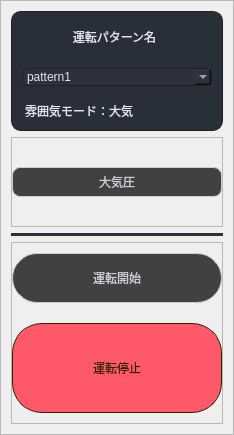
               <widget class="QWidget" name="page_AutoOperate">
                <layout class="QGridLayout" name="gridLayout_15">
                 <property name="leftMargin">
                  <number>0</number>
                 </property>
                 <property name="topMargin">
                  <number>0</number>
                 </property>
                 <property name="rightMargin">
                  <number>0</number>
                 </property>
                 <property name="bottomMargin">
                  <number>0</number>
                 </property>
                 <property name="spacing">
                  <number>0</number>
                 </property>
                 <item row="0" column="0" alignment="Qt::AlignBottom">
                  <widget class="QFrame" name="frame_8">
                   <property name="minimumSize">
                    <size>
                     <width>0</width>
                     <height>0</height>
                    </size>
                   </property>
                   <property name="frameShape">
                    <enum>QFrame::StyledPanel</enum>
                   </property>
                   <property name="frameShadow">
                    <enum>QFrame::Raised</enum>
                   </property>
                   <layout class="QGridLayout" name="gridLayout_16">
                    <property name="leftMargin">
                     <number>10</number>
                    </property>
                    <property name="topMargin">
                     <number>10</number>
                    </property>
                    <property name="rightMargin">
                     <number>10</number>
                    </property>
                    <property name="bottomMargin">
                     <number>10</number>
                    </property>
                    <property name="spacing">
                     <number>6</number>
                    </property>
                    <item row="0" column="0" alignment="Qt::AlignBottom">
                     <widget class="QFrame" name="frame_6">
                      <property name="minimumSize">
                       <size>
                        <width>0</width>
                        <height>120</height>
                       </size>
                      </property>
                      <property name="maximumSize">
                       <size>
                        <width>16777215</width>
                        <height>16777215</height>
                       </size>
                      </property>
                      <property name="styleSheet">
                       <string notr="true">background-color: rgb(41, 47, 56);
border-color: rgb(30, 34, 41);
border-width: 1px;
border-style: solid;
border-radius: 10px;</string>
                      </property>
                      <property name="frameShape">
                       <enum>QFrame::StyledPanel</enum>
                      </property>
                      <property name="frameShadow">
                       <enum>QFrame::Raised</enum>
                      </property>
                      <layout class="QVBoxLayout" name="verticalLayout_6">
                       <property name="leftMargin">
                        <number>10</number>
                       </property>
                       <property name="topMargin">
                        <number>10</number>
                       </property>
                       <property name="rightMargin">
                        <number>10</number>
                       </property>
                       <property name="bottomMargin">
                        <number>10</number>
                       </property>
                       <item alignment="Qt::AlignBottom">
                        <widget class="QLabel" name="label_16">
                         <property name="minimumSize">
                          <size>
                           <width>0</width>
                           <height>30</height>
                          </size>
                         </property>
                         <property name="maximumSize">
                          <size>
                           <width>16777215</width>
                           <height>30</height>
                          </size>
                         </property>
                         <property name="styleSheet">
                          <string notr="true">font: 20px &quot;游ゴシック&quot;;
color: rgb(225, 230, 241);
padding-right:5px;
border:none;

</string>
                         </property>
                         <property name="text">
                          <string>運転パターン名</string>
                         </property>
                         <property name="alignment">
                          <set>Qt::AlignCenter</set>
                         </property>
                        </widget>
                       </item>
                       <item alignment="Qt::AlignBottom">
                        <widget class="QComboBox" name="AutoMode_pattern_comboBox">
                         <property name="minimumSize">
                          <size>
                           <width>0</width>
                           <height>0</height>
                          </size>
                         </property>
                         <property name="maximumSize">
                          <size>
                           <width>16777215</width>
                           <height>16777215</height>
                          </size>
                         </property>
                         <property name="baseSize">
                          <size>
                           <width>0</width>
                           <height>30</height>
                          </size>
                         </property>
                         <property name="styleSheet">
                          <string notr="true">background-color: rgb(44, 49, 60);
font: 14px &quot;游ゴシック&quot;;
color: rgb(225, 230, 241);
border-width: 1px;
border-style: solid;
border-radius: 5px;</string>
                         </property>
                         <property name="currentIndex">
                          <number>0</number>
                         </property>
                         <item>
                          <property name="text">
                           <string>pattern1</string>
                          </property>
                         </item>
                         <item>
                          <property name="text">
                           <string>pattern2</string>
                          </property>
                         </item>
                        </widget>
                       </item>
                       <item alignment="Qt::AlignBottom">
                        <widget class="QLabel" name="label">
                         <property name="styleSheet">
                          <string notr="true">font: 18px &quot;游ゴシック&quot;;
color: rgb(225, 230, 241);
padding-right:5px;
border:None</string>
                         </property>
                         <property name="text">
                          <string>雰囲気モード：大気</string>
                         </property>
                        </widget>
                       </item>
                      </layout>
                     </widget>
                    </item>
                    <item row="2" column="0">
                     <widget class="QLabel" name="label_11">
                      <property name="minimumSize">
                       <size>
                        <width>0</width>
                        <height>3</height>
                       </size>
                      </property>
                      <property name="maximumSize">
                       <size>
                        <width>16777215</width>
                        <height>3</height>
                       </size>
                      </property>
                      <property name="styleSheet">
                       <string notr="true">background-color: rgb(44, 49, 60);
border:none;</string>
                      </property>
                      <property name="text">
                       <string/>
                      </property>
                     </widget>
                    </item>
                    <item row="1" column="0" alignment="Qt::AlignBottom">
                     <widget class="QFrame" name="frame_5">
                      <property name="minimumSize">
                       <size>
                        <width>0</width>
                        <height>90</height>
                       </size>
                      </property>
                      <property name="maximumSize">
                       <size>
                        <width>16777215</width>
                        <height>16777215</height>
                       </size>
                      </property>
                      <property name="styleSheet">
                       <string notr="true"/>
                      </property>
                      <property name="frameShape">
                       <enum>QFrame::StyledPanel</enum>
                      </property>
                      <property name="frameShadow">
                       <enum>QFrame::Raised</enum>
                      </property>
                      <layout class="QVBoxLayout" name="verticalLayout_5">
                       <property name="spacing">
                        <number>6</number>
                       </property>
                       <property name="leftMargin">
                        <number>0</number>
                       </property>
                       <property name="topMargin">
                        <number>10</number>
                       </property>
                       <property name="rightMargin">
                        <number>0</number>
                       </property>
                       <property name="bottomMargin">
                        <number>10</number>
                       </property>
                       <item alignment="Qt::AlignHCenter">
                        <widget class="QPushButton" name="gasFreeflow_pushButton">
                         <property name="minimumSize">
                          <size>
                           <width>210</width>
                           <height>30</height>
                          </size>
                         </property>
                         <property name="maximumSize">
                          <size>
                           <width>210</width>
                           <height>30</height>
                          </size>
                         </property>
                         <property name="tabletTracking">
                          <bool>false</bool>
                         </property>
                         <property name="styleSheet">
                          <string notr="true">QPushButton {
	color: rgb(202, 206, 216);
	font: 21px  &quot;游ゴシック&quot;;
	background-color: rgb(65, 65, 65);
	border-width: 1px;
	border-style: solid;
	border-radius: 8px;
}
QPushButton:checked{
	color: rgb(44, 36, 0);
	background-color: rgb(79, 159, 238);
}

QPushButton:hover {
	
	color: rgb(44, 36, 0);
	background-color: rgb(109, 182, 238);
}

QPushButton:pressed {
	color: rgb(44, 36, 0);
	background-color: rgb(69, 140, 207);
}</string>
                         </property>
                         <property name="text">
                          <string>大気圧</string>
                         </property>
                         <property name="checkable">
                          <bool>true</bool>
                         </property>
                        </widget>
                       </item>
                      </layout>
                     </widget>
                    </item>
                    <item row="3" column="0" alignment="Qt::AlignBottom">
                     <widget class="QFrame" name="frame_4">
                      <property name="minimumSize">
                       <size>
                        <width>0</width>
                        <height>0</height>
                       </size>
                      </property>
                      <property name="maximumSize">
                       <size>
                        <width>16777215</width>
                        <height>16777215</height>
                       </size>
                      </property>
                      <property name="layoutDirection">
                       <enum>Qt::LeftToRight</enum>
                      </property>
                      <property name="frameShape">
                       <enum>QFrame::StyledPanel</enum>
                      </property>
                      <property name="frameShadow">
                       <enum>QFrame::Raised</enum>
                      </property>
                      <layout class="QVBoxLayout" name="verticalLayout_7">
                       <property name="spacing">
                        <number>20</number>
                       </property>
                       <property name="leftMargin">
                        <number>0</number>
                       </property>
                       <property name="topMargin">
                        <number>10</number>
                       </property>
                       <property name="rightMargin">
                        <number>0</number>
                       </property>
                       <property name="bottomMargin">
                        <number>10</number>
                       </property>
                       <item>
                        <widget class="QPushButton" name="autostart_pushButton">
                         <property name="minimumSize">
                          <size>
                           <width>210</width>
                           <height>50</height>
                          </size>
                         </property>
                         <property name="maximumSize">
                          <size>
                           <width>210</width>
                           <height>50</height>
                          </size>
                         </property>
                         <property name="layoutDirection">
                          <enum>Qt::LeftToRight</enum>
                         </property>
                         <property name="styleSheet">
                          <string notr="true">QPushButton {
	color: rgb(202, 206, 216);
	font: 28px  &quot;游ゴシック&quot;;
	background-color: rgb(65, 65, 65);
	border-width: 1px;
	border-style: solid;
	border-radius: 25px;
}
QPushButton:checked{
	color: rgb(44, 36, 0);
	background-color: rgb(79, 159, 238);
}

QPushButton:hover {
	
	color: rgb(44, 36, 0);
	background-color: rgb(109, 182, 238);
}

QPushButton:pressed {
	color: rgb(44, 36, 0);
	background-color: rgb(69, 140, 207);
}</string>
                         </property>
                         <property name="text">
                          <string>運転開始</string>
                         </property>
                         <property name="checkable">
                          <bool>true</bool>
                         </property>
                         <property name="autoRepeatInterval">
                          <number>100</number>
                         </property>
                        </widget>
                       </item>
                       <item>
                        <widget class="QPushButton" name="eMSstop_pushButton">
                         <property name="minimumSize">
                          <size>
                           <width>210</width>
                           <height>90</height>
                          </size>
                         </property>
                         <property name="maximumSize">
                          <size>
                           <width>210</width>
                           <height>90</height>
                          </size>
                         </property>
                         <property name="styleSheet">
                          <string notr="true">QPushButton {
	color: rgb(44, 36, 0);
	font: 30px  &quot;游ゴシック&quot;;
	background-color: rgb(255, 88, 105);
	border-width: 1px;
	border-style: solid;
	border-radius: 30px;
}
QPushButton:hover {
	background-color: rgb(255, 124, 163);
	border-width: 1px;
	border-style: solid;
	border-radius: 30px;
}

QPushButton:pressed {
	background-color: rgb(220, 37, 95);
	border-width: 1px;
	border-style: solid;
	border-radius: 30px;
}</string>
                         </property>
                         <property name="text">
                          <string>運転停止</string>
                         </property>
                        </widget>
                       </item>
                      </layout>
                     </widget>
                    </item>
                   </layout>
                  </widget>
                 </item>
                </layout>
               </widget>
